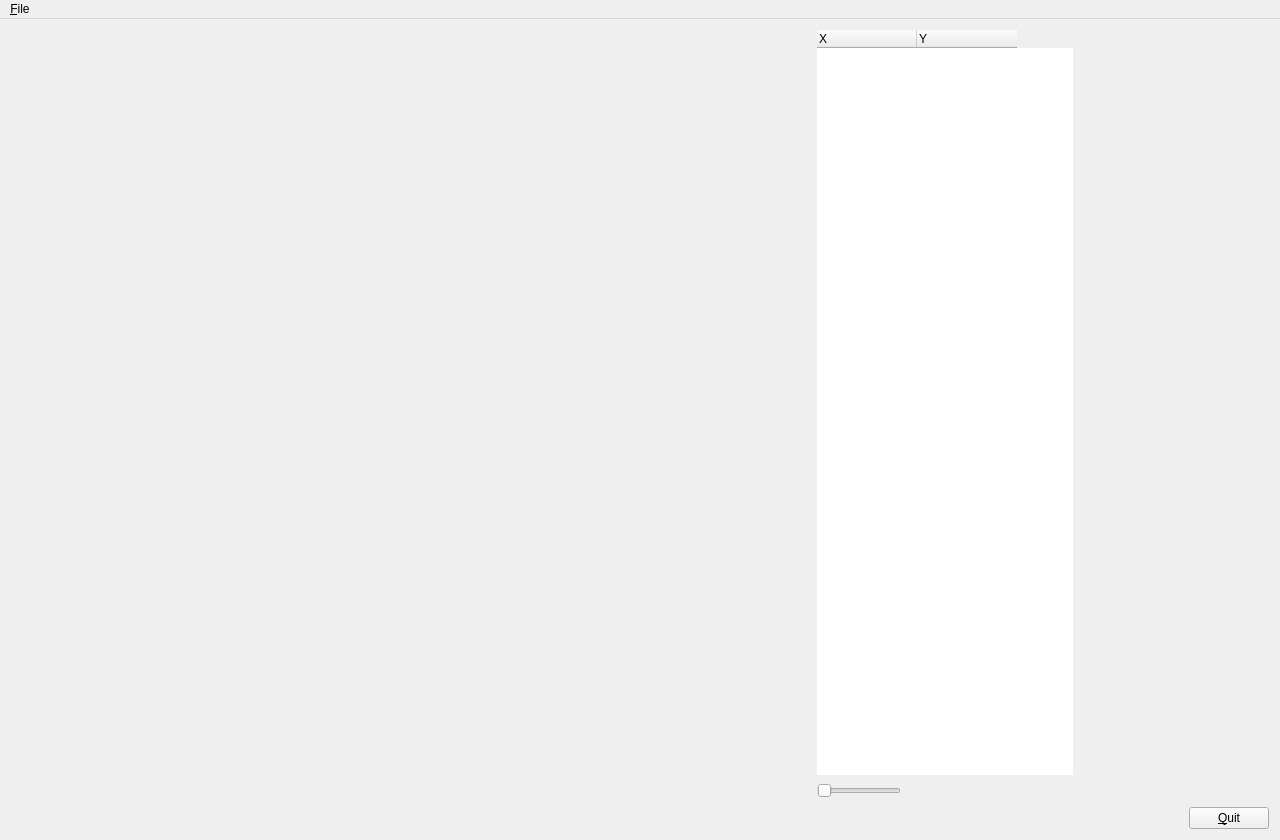
<?xml version="1.0" encoding="UTF-8"?>
<ui version="4.0">
 <class>MainWindow</class>
 <widget class="QMainWindow" name="MainWindow">
  <property name="windowModality">
   <enum>Qt::ApplicationModal</enum>
  </property>
  <property name="geometry">
   <rect>
    <x>0</x>
    <y>0</y>
    <width>1280</width>
    <height>840</height>
   </rect>
  </property>
  <property name="sizePolicy">
   <sizepolicy hsizetype="Preferred" vsizetype="Preferred">
    <horstretch>0</horstretch>
    <verstretch>0</verstretch>
   </sizepolicy>
  </property>
  <property name="minimumSize">
   <size>
    <width>1280</width>
    <height>840</height>
   </size>
  </property>
  <property name="sizeIncrement">
   <size>
    <width>0</width>
    <height>0</height>
   </size>
  </property>
  <property name="baseSize">
   <size>
    <width>0</width>
    <height>0</height>
   </size>
  </property>
  <property name="windowTitle">
   <string>MainWindow</string>
  </property>
  <property name="animated">
   <bool>true</bool>
  </property>
  <widget class="QWidget" name="centralWidget">
   <property name="sizeIncrement">
    <size>
     <width>0</width>
     <height>0</height>
    </size>
   </property>
   <layout class="QGridLayout" name="gridLayout">
    <item row="0" column="0">
     <layout class="QVBoxLayout" name="verticalLayout_2">
      <item>
       <layout class="QHBoxLayout" name="horizontalLayout_4">
        <item>
         <widget class="GLWidget" name="widget" native="true">
          <property name="sizePolicy">
           <sizepolicy hsizetype="Expanding" vsizetype="Minimum">
            <horstretch>0</horstretch>
            <verstretch>0</verstretch>
           </sizepolicy>
          </property>
          <property name="minimumSize">
           <size>
            <width>800</width>
            <height>800</height>
           </size>
          </property>
          <property name="maximumSize">
           <size>
            <width>800</width>
            <height>800</height>
           </size>
          </property>
         </widget>
        </item>
        <item>
         <layout class="QVBoxLayout" name="verticalLayout">
          <item>
           <layout class="QHBoxLayout" name="horizontalLayout_2">
            <item>
             <widget class="QTableWidget" name="tableWidget">
              <property name="sizePolicy">
               <sizepolicy hsizetype="Preferred" vsizetype="Preferred">
                <horstretch>0</horstretch>
                <verstretch>0</verstretch>
               </sizepolicy>
              </property>
              <property name="frameShape">
               <enum>QFrame::NoFrame</enum>
              </property>
              <property name="lineWidth">
               <number>1</number>
              </property>
              <property name="showGrid">
               <bool>true</bool>
              </property>
              <property name="columnCount">
               <number>2</number>
              </property>
              <attribute name="verticalHeaderVisible">
               <bool>true</bool>
              </attribute>
              <column>
               <property name="text">
                <string>X</string>
               </property>
               <property name="textAlignment">
                <set>AlignLeading|AlignVCenter</set>
               </property>
              </column>
              <column>
               <property name="text">
                <string>Y</string>
               </property>
               <property name="textAlignment">
                <set>AlignLeading|AlignVCenter</set>
               </property>
              </column>
             </widget>
            </item>
            <item>
             <spacer name="horizontalSpacer_3">
              <property name="orientation">
               <enum>Qt::Horizontal</enum>
              </property>
              <property name="sizeType">
               <enum>QSizePolicy::MinimumExpanding</enum>
              </property>
              <property name="sizeHint" stdset="0">
               <size>
                <width>40</width>
                <height>20</height>
               </size>
              </property>
             </spacer>
            </item>
           </layout>
          </item>
          <item>
           <layout class="QHBoxLayout" name="horizontalLayout_3">
            <item>
             <widget class="QSlider" name="slider">
              <property name="sizePolicy">
               <sizepolicy hsizetype="Fixed" vsizetype="Fixed">
                <horstretch>0</horstretch>
                <verstretch>0</verstretch>
               </sizepolicy>
              </property>
              <property name="maximum">
               <number>1</number>
              </property>
              <property name="pageStep">
               <number>0</number>
              </property>
              <property name="orientation">
               <enum>Qt::Horizontal</enum>
              </property>
             </widget>
            </item>
            <item>
             <spacer name="horizontalSpacer_2">
              <property name="orientation">
               <enum>Qt::Horizontal</enum>
              </property>
              <property name="sizeHint" stdset="0">
               <size>
                <width>40</width>
                <height>20</height>
               </size>
              </property>
             </spacer>
            </item>
           </layout>
          </item>
         </layout>
        </item>
       </layout>
      </item>
      <item>
       <layout class="QHBoxLayout" name="horizontalLayout">
        <item>
         <spacer name="horizontalSpacer">
          <property name="orientation">
           <enum>Qt::Horizontal</enum>
          </property>
          <property name="sizeHint" stdset="0">
           <size>
            <width>341</width>
            <height>20</height>
           </size>
          </property>
         </spacer>
        </item>
        <item>
         <widget class="QPushButton" name="pushButton">
          <property name="sizePolicy">
           <sizepolicy hsizetype="Preferred" vsizetype="Fixed">
            <horstretch>0</horstretch>
            <verstretch>0</verstretch>
           </sizepolicy>
          </property>
          <property name="text">
           <string>&amp;Quit</string>
          </property>
         </widget>
        </item>
       </layout>
      </item>
     </layout>
    </item>
   </layout>
  </widget>
  <widget class="QMenuBar" name="menuBar">
   <property name="geometry">
    <rect>
     <x>0</x>
     <y>0</y>
     <width>1280</width>
     <height>20</height>
    </rect>
   </property>
   <widget class="QMenu" name="menu_File">
    <property name="title">
     <string>&amp;File</string>
    </property>
    <addaction name="actionQuit"/>
   </widget>
   <addaction name="menu_File"/>
  </widget>
  <action name="actionQuit">
   <property name="text">
    <string>&amp;Quit</string>
   </property>
  </action>
 </widget>
 <layoutdefault spacing="6" margin="11"/>
 <customwidgets>
  <customwidget>
   <class>GLWidget</class>
   <extends>QWidget</extends>
   <header>glwidget.h</header>
   <container>1</container>
   <slots>
    <slot>drawFunction(int)</slot>
    <slot>setX(int)</slot>
    <slot>setY(int)</slot>
    <slot>storeData()</slot>
   </slots>
  </customwidget>
 </customwidgets>
 <resources/>
 <connections>
  <connection>
   <sender>pushButton</sender>
   <signal>clicked()</signal>
   <receiver>MainWindow</receiver>
   <slot>close()</slot>
   <hints>
    <hint type="sourcelabel">
     <x>1268</x>
     <y>808</y>
    </hint>
    <hint type="destinationlabel">
     <x>1131</x>
     <y>496</y>
    </hint>
   </hints>
  </connection>
  <connection>
   <sender>slider</sender>
   <signal>valueChanged(int)</signal>
   <receiver>widget</receiver>
   <slot>drawFunction(int)</slot>
   <hints>
    <hint type="sourcelabel">
     <x>902</x>
     <y>600</y>
    </hint>
    <hint type="destinationlabel">
     <x>683</x>
     <y>602</y>
    </hint>
   </hints>
  </connection>
  <connection>
   <sender>tableWidget</sender>
   <signal>clicked(QModelIndex)</signal>
   <receiver>widget</receiver>
   <slot>storeData()</slot>
   <hints>
    <hint type="sourcelabel">
     <x>939</x>
     <y>361</y>
    </hint>
    <hint type="destinationlabel">
     <x>353</x>
     <y>357</y>
    </hint>
   </hints>
  </connection>
  <connection>
   <sender>tableWidget</sender>
   <signal>entered(QModelIndex)</signal>
   <receiver>widget</receiver>
   <slot>storeData()</slot>
   <hints>
    <hint type="sourcelabel">
     <x>1074</x>
     <y>401</y>
    </hint>
    <hint type="destinationlabel">
     <x>622</x>
     <y>466</y>
    </hint>
   </hints>
  </connection>
 </connections>
</ui>
